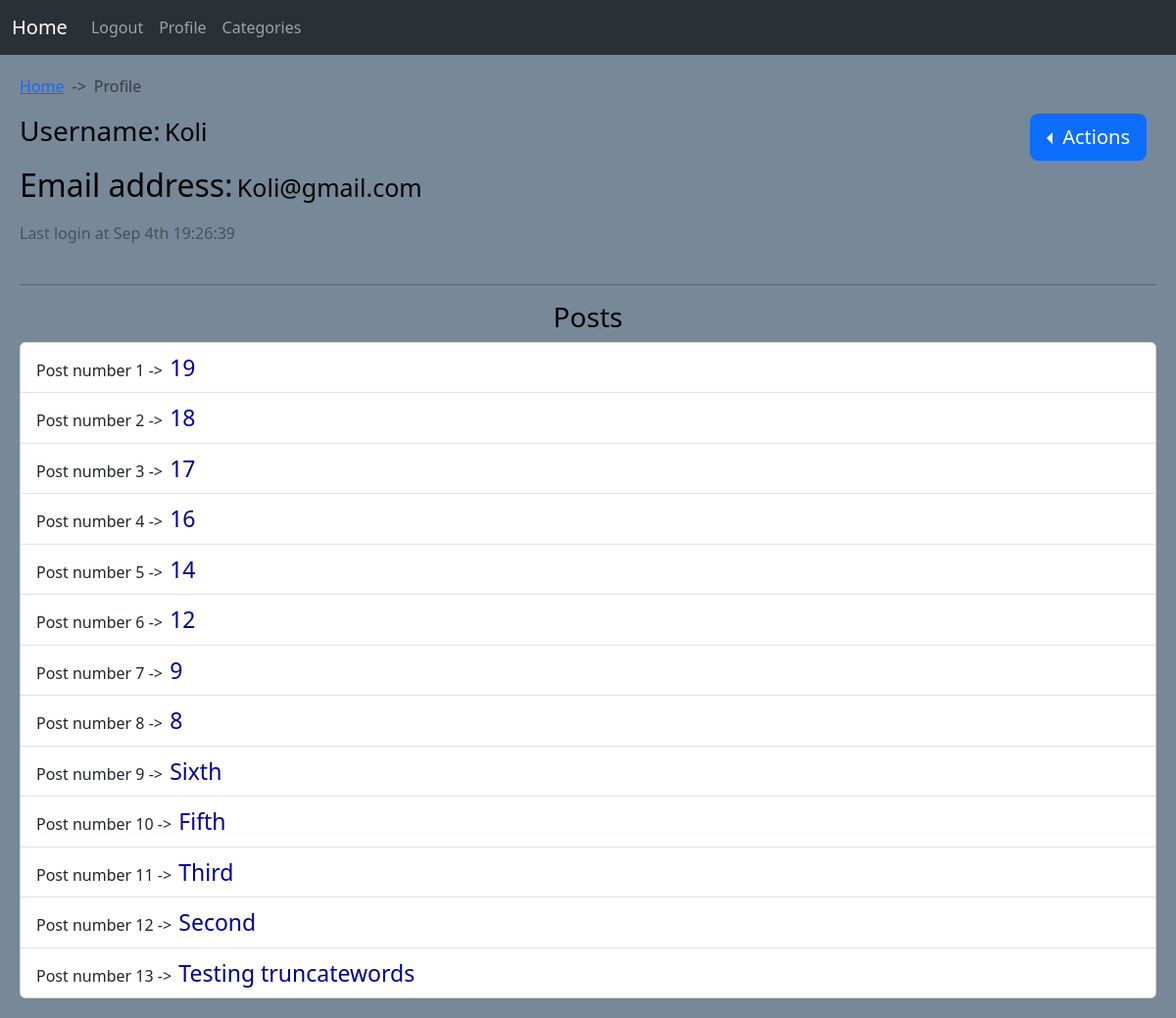
The app's page /accounts/Profile/Koli/ (signed in), older data.
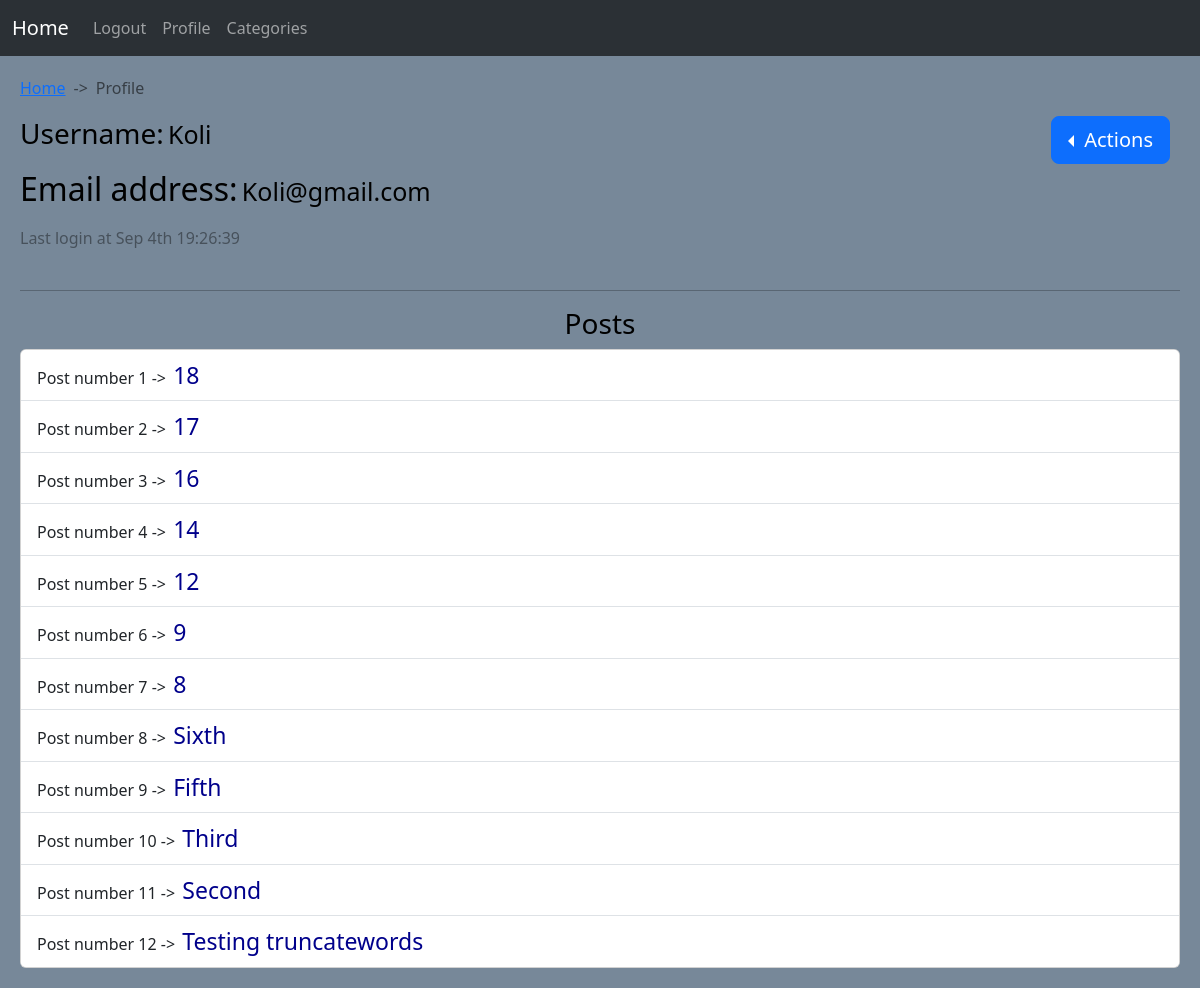
The same page, newer data.
### Posts/models.py (models this page shows, shortened)
class PostModel(models.Model):
    category = models.ForeignKey(
        CategoryModel,
        on_delete=models.CASCADE,
        related_name='category_posts',
        default=None
    )
    author = models.ForeignKey(
        User,
        on_delete=models.CASCADE,
        related_name='author_posts'
    )
    title = models.CharField(
        max_length=75,
        unique=True
    )
    slug = models.SlugField(
        max_length=150,
        unique=True,
        allow_unicode=True
    )
    body = RichTextUploadingField()
    date_created = models.DateTimeField(
        auto_now_add=True
    )
    date_updated = models.DateTimeField(
        auto_now=True
    )
    def get_absolute_url(self):
        return reverse_lazy('Posts:PostDetail', args=(self.category.slug, self.slug))
    class Meta:
        verbose_name = 'Post'
        verbose_name_plural = 'Posts'
        ordering = ('-date_created', '-date_updated')

### accounts/views.py (the view)
# urls.py: path('Profile/<str:username>/', views.UserProfileView.as_view(), name='Profile'),
class UserProfileView(LoginRequiredMixin, View):
    template_name = 'accounts/Profile.html'
    def get(self, request, username):
        user = get_object_or_404(User, username=username)
        posts = PostModel.objects.filter(author=user)
        follow = FollowModel.objects.filter(follower=request.user, following=user).exists()
        return render(request, self.template_name, {'user': user, 'posts': posts, 'Follow': follow})

### accounts/Templates/accounts/Profile.html (shortened to what this page needs)
{% extends 'Base.html' %}
{% block Body %}
	<div style="--bs-breadcrumb-divider: '->';" aria-label="breadcrumb">
		<ol class="breadcrumb">
			<li class="breadcrumb-item"><a href="{% url 'Home:Home' %}">Home</a></li>
			<li class="breadcrumb-item active" aria-current="page">Profile</li>
		</ol>
	</div>
		<div class="dropstart btn-group" style="float: right; margin-right: 10px;">
	        <button class="btn btn-primary dropdown-toggle btn-lg" type="button" data-bs-toggle="dropdown" aria-expanded="false">
	            Actions
	        </button>
		</div>
	<div style="display: inline-block;">
		<h3 style=" display: inline-block;">Username: </h3>
		<p style="font-size: 25px; display: inline-block;"> {{ user.username }}</p><br/>
		<h2 style="display: inline-block;">Email address: </h2>
		<p style="font-size: 25px; display: inline-block;">{{ user.email }}</p><br/>
		<span style="opacity: 40%;">Last login at {{ user.last_login|date:"M jS H:i:s" }}</span><br/><br/>
	</div>
	<hr/>
	<h3 style="text-align: center;"> Posts </h3>
	<div id="posts_list" class="card">
		<ul class="list-group list-group-flush">
			{% for post in posts %}
		        <li class="list-group-item">Post number {{ forloop.counter }} -> <a href="{{ post.get_absolute_url }}">{{ post.title }}</a></li>
			{% empty %}
				<li class="list-group-item">No posts submitted so far</li>
			{% endfor %}
		</ul>
	</div>
{% endblock %}

Row changes from the older to the newer data that the page shows:
removed PostModel: title "19"
